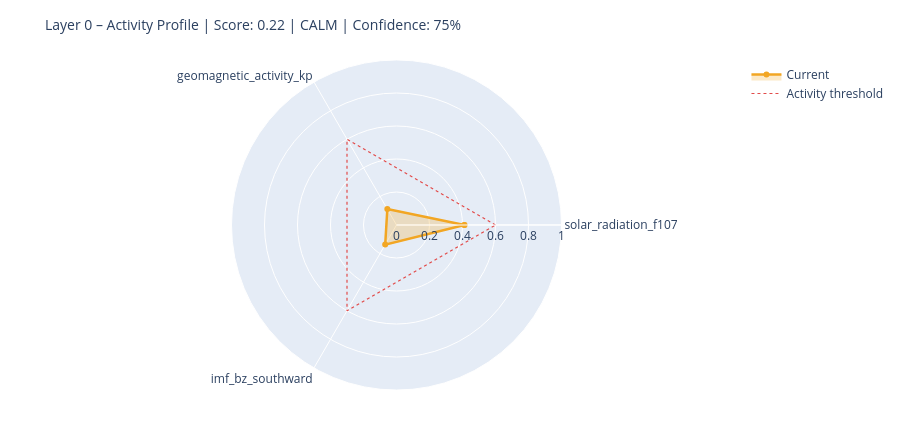

Notebook cell for this chart:
### Markdown cell above
---
## 6. State Assessment & Handoff to Layer 1

### Code cell
# ============================================================
# STEP 1 – Collect raw values with source modes
# Mode: 'primary' | 'fallback_3h' | 'last_valid' | 'missing'
# ============================================================

def safe_last(df, col):
    if df is None or col not in df.columns: return None
    s = df[col].dropna()
    return float(s.iloc[-1]) if not s.empty else None

f107_now = safe_last(df_f107, 'f10.7')
bz_now   = safe_last(df_mag,  'bz_gsm')
kp_now   = safe_last(df_kp,   'kp')
sw_now   = safe_last(df_sw,   'speed')

source_modes = {
    'F10.7':    'primary'  if f107_now is not None else 'missing',
    'Kp':       'primary'  if kp_now   is not None else 'missing',
    'IMF_Bz':   'primary'  if bz_now   is not None else 'missing',
    'SW_speed': 'primary'  if sw_now   is not None else 'missing',
}

# Kp Fallback – 3h endpoint
if kp_now is None:
    try:
        r = requests.get(
            'https://services.swpc.noaa.gov/json/noaa-planetary-k-index.json',
            timeout=10)
        r.raise_for_status()
        fb = pd.DataFrame(r.json())
        tc = next((c for c in fb.columns if 'time' in c.lower()), fb.columns[0])
        kc = next((c for c in fb.columns if 'kp' in c.lower() and c != tc), None)
        if kc:
            fb[kc] = fb[kc].astype(str).str.extract(r'([0-9]+(?:\.[0-9]*)?)')[0]
            fb[kc] = pd.to_numeric(fb[kc], errors='coerce')
            fb = fb[fb[kc] >= 0].dropna(subset=[kc])
            if not fb.empty:
                kp_now = float(fb[kc].iloc[-1])
                source_modes['Kp'] = 'fallback_3h'
                print(f'  Kp fallback (3h): {kp_now:.1f}')
    except Exception as e:
        print(f'  Kp fallback failed: {e}')

# Solar Wind Fallback – last valid value
if sw_now is None and df_sw is not None and 'speed' in df_sw.columns:
    s = df_sw['speed'].dropna()
    if not s.empty:
        sw_now = float(s.iloc[-1])
        source_modes['SW_speed'] = 'last_valid'
        print(f'  SW fallback (last_valid): {sw_now:.0f} km/s')

print()
print('Source modes:', source_modes)

# ============================================================
# STEP 2 – Score from available components only
# ============================================================

def norm(v, lo, hi):
    if v is None: return None
    return max(0.0, min(1.0, (v - lo) / (hi - lo)))

COMPONENTS = {
    'solar_radiation_f107':    (f107_now, norm(f107_now, 60, 250)),
    'geomagnetic_activity_kp': (kp_now,   norm(kp_now,   0,   9)),
    'imf_bz_southward':        (bz_now,   norm(-(bz_now or 0) if bz_now else None, -5, 30)
                                           if bz_now is not None else None),
    'solar_wind_speed':        (sw_now,   norm(sw_now, 300, 800)),
}

available   = {k: v[1] for k, v in COMPONENTS.items() if v[1] is not None}
unavailable = [k for k, v in COMPONENTS.items() if v[1] is None]

layer0_score = round(sum(available.values()) / len(available), 4) if available else None
confidence   = round(len(available) / len(COMPONENTS), 2)

level = ('unknown'  if layer0_score is None
         else 'calm'     if layer0_score < 0.3
         else 'moderate' if layer0_score < 0.6
         else 'active')

# ============================================================
# STEP 3 – Dominant Driver
# ============================================================

def dominant_driver(kp, f107, bz, sw):
    candidates = []
    if kp   is not None and kp   >= 4:   candidates.append(('geomagnetic',    kp / 9))
    if sw   is not None and sw   >= 500:  candidates.append(('solar_wind',     sw / 800))
    if bz   is not None and bz   <= -5:   candidates.append(('imf_southward',  abs(bz) / 30))
    if f107 is not None and f107 >= 150:  candidates.append(('solar_radiation',f107 / 250))
    return max(candidates, key=lambda x: x[1])[0] if candidates else 'none'

driver = dominant_driver(kp_now, f107_now, bz_now, sw_now)

# ============================================================
# STEP 4 – Downstream expectations
# ============================================================

def downstream_expectation(driver, score, kp, bz, f107):
    exp = {
        'magnetosphere':        'calm',
        'ionosphere':           'calm',
        'schumann_resonance':   'unchanged',
        'lithosphere_currents': 'low',
    }
    if driver == 'geomagnetic' or (kp and kp >= 5):
        exp['magnetosphere']        = 'compressed / storm'
        exp['ionosphere']           = 'elevated disturbance (TEC variability)'
        exp['schumann_resonance']   = 'elevated amplitude possible'
        exp['lithosphere_currents'] = 'elevated induction currents'
    elif driver == 'imf_southward' or (bz and bz <= -5):
        exp['magnetosphere']        = 'energy coupling active'
        exp['ionosphere']           = 'elevated electron density possible'
        exp['schumann_resonance']   = 'slight modulation possible'
    elif driver == 'solar_radiation' or (f107 and f107 >= 150):
        exp['ionosphere']           = 'elevated ionization (F-layer)'
        exp['schumann_resonance']   = 'slightly elevated background activity'
    return exp

downstream = downstream_expectation(driver, layer0_score, kp_now, bz_now, f107_now)

# ============================================================
# CONSOLE OUTPUT
# ============================================================

W = 58
print('=' * W)
print('LAYER 0 – STATE ASSESSMENT')
print('=' * W)
for name, (raw_v, score_v) in COMPONENTS.items():
    if score_v is not None:
        bar = '█' * int(score_v * 20) + '░' * (20 - int(score_v * 20))
        print(f'  {name:<35}  {bar}  {score_v:.2f}')
    else:
        print(f'  {name:<35}  {"─" * 20}  n/a')
print('-' * W)
print(f'  Score ({len(available)}/{len(COMPONENTS)} components):  {layer0_score:.3f}')
print(f'  Confidence:         {confidence:.0%}')
print(f'  Level:              {level.upper()}')
print(f'  Dominant Driver:    {driver}')

# Radar chart
cats = list(available.keys())
vals = list(available.values())
if len(cats) >= 3:
    fig = go.Figure()
    fig.add_trace(go.Scatterpolar(
        r=vals + [vals[0]], theta=cats + [cats[0]],
        fill='toself', fillcolor='rgba(242,166,35,0.25)',
        line=dict(color='#F2A623', width=2.5), name='Current'
    ))
    fig.add_trace(go.Scatterpolar(
        r=[0.6] * (len(cats) + 1), theta=cats + [cats[0]],
        line=dict(color='#E24B4A', dash='dot', width=1.2),
        mode='lines', name='Activity threshold'
    ))
    fig.update_layout(
        title=dict(text=f'Layer 0 – Activity Profile | Score: {layer0_score:.2f} | {level.upper()} | Confidence: {confidence:.0%}',
                   font=dict(size=14)),
        polar=dict(radialaxis=dict(visible=True, range=[0, 1])),
        height=430, showlegend=True,
        margin=dict(l=60, r=60, t=60, b=40)
    )
    fig.show()

### Figure 1 — Plotly figure (JSON) as saved in the notebook; plotly's stock layout.template omitted (floating-point values rounded to 4 significant figures)
{"data": [{"fill": "toself", "fillcolor": "rgba(242,166,35,0.25)", "line": {"color": "#F2A623", "width": 2.5}, "name": "Current", "r": [0.4116, 0.1111, 0.1371, 0.4116], "theta": ["solar_radiation_f107", "geomagnetic_activity_kp", "imf_bz_southward", "solar_radiation_f107"], "type": "scatterpolar"}, {"line": {"color": "#E24B4A", "dash": "dot", "width": 1.2}, "mode": "lines", "name": "Activity threshold", "r": [0.6, 0.6, 0.6, 0.6], "theta": ["solar_radiation_f107", "geomagnetic_activity_kp", "imf_bz_southward", "solar_radiation_f107"], "type": "scatterpolar"}], "layout": {"height": 430, "margin": {"b": 40, "l": 60, "r": 60, "t": 60}, "polar": {"radialaxis": {"range": [0, 1], "visible": true}}, "showlegend": true, "title": {"font": {"size": 14}, "text": "Layer 0 – Activity Profile | Score: 0.22 | CALM | Confidence: 75%"}}}
